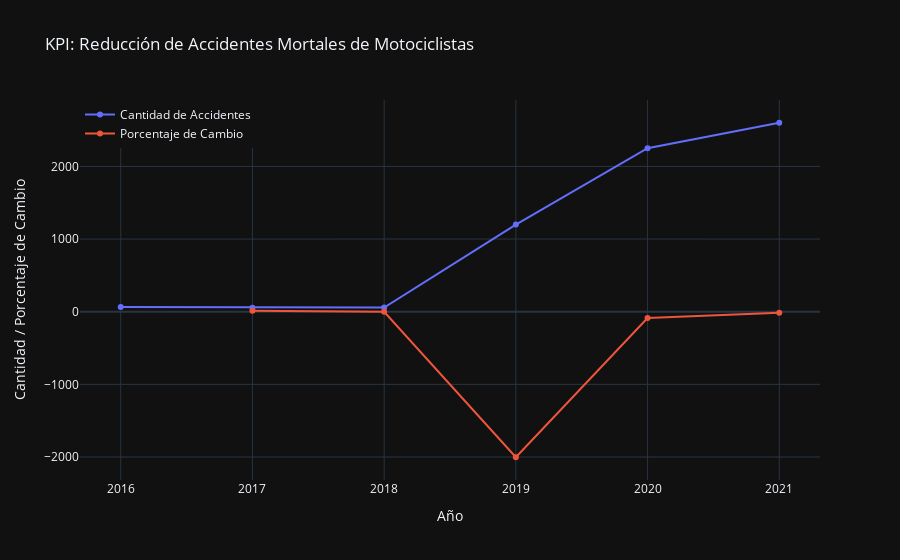

Notebook cell for this chart:
### Markdown cell above
El análisis del cambio porcentual entre años consecutivos, se observa que hubo aumentos significativos en el número de accidentes mortales de motociclistas en ciertos años, los datos actuales no cumplen con el objetivo del 7%, la combinación de esfuerzos para reducir la tasa de homicidios y mejorar la seguridad vial puede contribuir a un entorno más seguro en las carreteras.

En particular, el cambio porcentual extremadamente negativo entre 2018 y 2019 (-2003.51%) indica una disminución significativa en el número de accidentes mortales de motociclistas en 2019 en comparación con el año anterior. Sin embargo, este cambio porcentual negativo tan pronunciado podría deberse a una base de comparación muy baja en 2018.

Asimismo, entre 2019 y 2020, el cambio porcentual también es negativo (-87.74%), indicando una disminución sustancial en el número de accidentes mortales de motociclistas en 2020 en comparación con el año anterior. Este descenso podría estar relacionado con las restricciones y medidas implementadas durante la pandemia de COVID-19, que afectaron la movilidad y, por ende, la incidencia de accidentes de tráfico.

### Code cell
fig = go.Figure()

fig.add_trace(go.Scatter(x=accidentes_moto_por_anio['Año'], y=accidentes_moto_por_anio['Cantidad'], mode='lines+markers', name='Cantidad de Accidentes'))
fig.add_trace(go.Scatter(x=accidentes_moto_por_anio['Año'], y=accidentes_moto_por_anio['Porcentaje_Cambio'], mode='lines+markers', name='Porcentaje de Cambio'))

fig.update_layout(title='KPI: Reducción de Accidentes Mortales de Motociclistas',
                  xaxis_title='Año',
                  yaxis_title='Cantidad / Porcentaje de Cambio',
                  legend=dict(x=0, y=1),
                  template='plotly_dark')
fig.show()

### Figure 1 — Plotly figure (JSON) as saved in the notebook; plotly's stock layout.template omitted (floating-point values rounded to 4 significant figures)
{"data": [{"mode": "lines+markers", "name": "Cantidad de Accidentes", "type": "scatter", "x": [2016, 2017, 2018, 2019, 2020, 2021], "y": [65, 56, 57, 1199, 2251, 2601]}, {"mode": "lines+markers", "name": "Porcentaje de Cambio", "type": "scatter", "x": [2016, 2017, 2018, 2019, 2020, 2021], "y": [null, 13.85, -1.786, -2004.0, -87.74, -15.55]}], "layout": {"legend": {"x": 0, "y": 1}, "title": {"text": "KPI: Reducción de Accidentes Mortales de Motociclistas"}, "xaxis": {"title": {"text": "Año"}}, "yaxis": {"title": {"text": "Cantidad / Porcentaje de Cambio"}}}}
